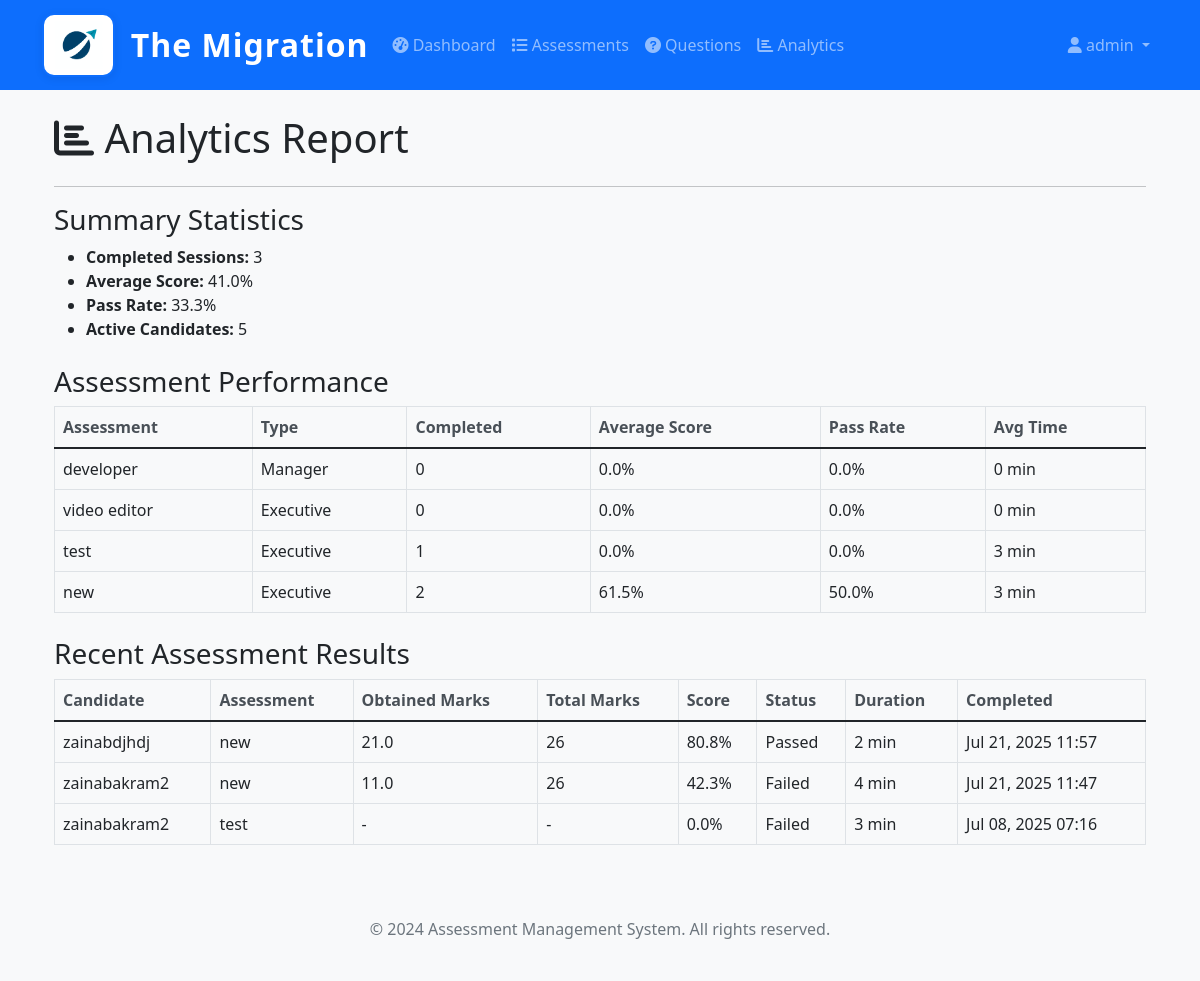
/assessments/admin/analytics/report/ (signed in), run on an earlier commit of the app's database.
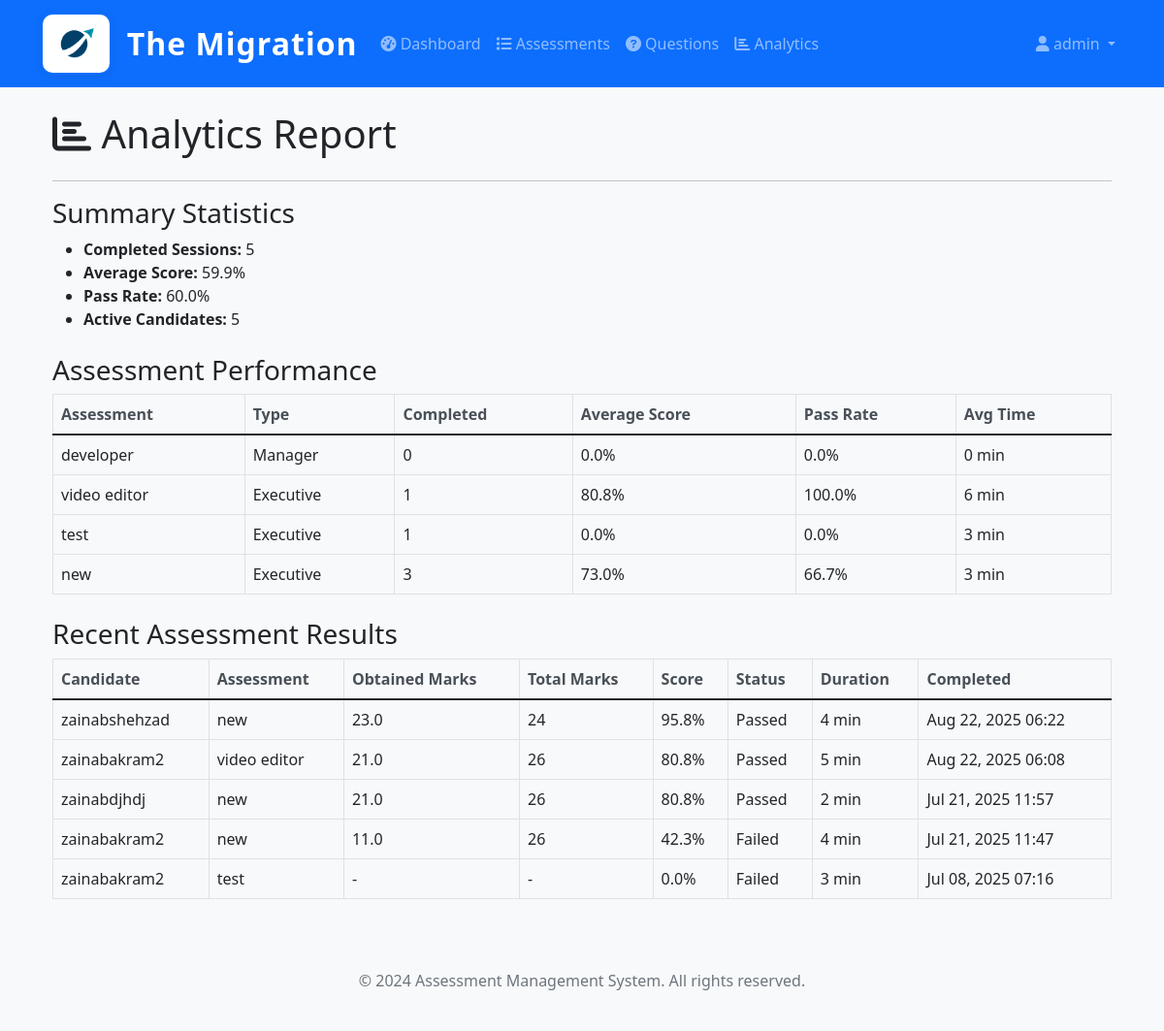
And on a later commit of the database.
### assessments/models.py (models this page shows, shortened)
class Designation(models.Model):
    name = models.CharField(max_length=100, unique=True)
    description = models.TextField(blank=True)
    is_active = models.BooleanField(default=True)
    created_at = models.DateTimeField(auto_now_add=True)
    updated_at = models.DateTimeField(auto_now=True)
    class Meta:
        verbose_name = 'Designation'
        verbose_name_plural = 'Designations'

class Assessment(models.Model):
    name = models.CharField(max_length=200)
    description = models.TextField(blank=True)
    assessment_type = models.ForeignKey(Designation, on_delete=models.CASCADE, related_name='assessments')
    questions = models.ManyToManyField(Question, through='AssessmentQuestion', related_name='assessments')
    time_limit_minutes = models.PositiveIntegerField(default=60)
    randomize_questions = models.BooleanField(default=True)
    pass_threshold = models.FloatField(
        validators=[MinValueValidator(0.0), MaxValueValidator(100.0)],
        help_text="Pass threshold as percentage (0-100)"
    )
    max_attempts = models.PositiveIntegerField(default=1, help_text="Maximum attempts allowed")
    allow_retake = models.BooleanField(default=True, help_text="Allow candidates to retake this assessment")
    show_results_immediately = models.BooleanField(default=True, help_text="Show results immediately after completion")
    is_active = models.BooleanField(default=True)
    instructions = models.TextField(blank=True)
    created_by = models.ForeignKey(CustomUser, on_delete=models.SET_NULL, null=True, related_name='created_assessments')
    created_at = models.DateTimeField(auto_now_add=True)
    updated_at = models.DateTimeField(auto_now=True)
    class Meta:
        verbose_name = 'Assessment'
        verbose_name_plural = 'Assessments'

class AssessmentSession(models.Model):
    STATUS_CHOICES = [
        ('not_started', 'Not Started'),
        ('in_progress', 'In Progress'),
        ('completed', 'Completed'),
        ('expired', 'Expired'),
    ]
    user = models.ForeignKey(CustomUser, on_delete=models.CASCADE, related_name='assessment_sessions')
    assessment = models.ForeignKey(Assessment, on_delete=models.CASCADE, related_name='sessions')
    status = models.CharField(max_length=20, choices=STATUS_CHOICES, default='not_started')
    started_at = models.DateTimeField(auto_now_add=True)
    completed_at = models.DateTimeField(null=True, blank=True)
    time_taken_minutes = models.PositiveIntegerField(null=True, blank=True)
    score = models.FloatField(null=True, blank=True)
    total_points = models.PositiveIntegerField(null=True, blank=True)
    percentage_score = models.FloatField(null=True, blank=True)
    passed = models.BooleanField(null=True, blank=True)
    attempt_number = models.PositiveIntegerField(default=1)
    class Meta:
        verbose_name = 'Assessment Session'
        verbose_name_plural = 'Assessment Sessions'
        unique_together = ['user', 'assessment', 'attempt_number']

### users/models.py (models this page shows, shortened)
class CustomUser(AbstractUser):
    ROLE_CHOICES = (
        ('admin', 'Admin'),
        ('hr_admin', 'HR Admin'),
        ('candidate', 'Candidate'),
        ('reviewer', 'Reviewer'),
    )
    role = models.CharField(max_length=20, choices=ROLE_CHOICES, default='candidate')
    phone = models.CharField(max_length=15, blank=True, null=True)
    department = models.CharField(max_length=100, blank=True, null=True)
    employee_id = models.CharField(max_length=50, blank=True, null=True)
    is_active = models.BooleanField(default=True)
    created_at = models.DateTimeField(auto_now_add=True)
    updated_at = models.DateTimeField(auto_now=True)
    class Meta:
        verbose_name = 'User'
        verbose_name_plural = 'Users'

### assessments/views.py (the view)
    def wrapper(request, *args, **kwargs):
        if not request.user.is_authenticated:
            return HttpResponseRedirect(reverse('admin_login'))
        if not is_authorized_admin(request.user):
            messages.error(request, 'Access denied. Only authorized administrators can access this system.')
            return HttpResponseRedirect(reverse('admin_login'))
        return view_func(request, *args, **kwargs)

### assessments/views.py (called while the page is built)
def is_authorized_admin(user):
    return (user.is_authenticated and
            user.role == 'admin' and
            user.email in AUTHORIZED_ADMIN_EMAILS)

def admin_required(view_func):
    def wrapper(request, *args, **kwargs):
        if not request.user.is_authenticated:
            return HttpResponseRedirect(reverse('admin_login'))
        if not is_authorized_admin(request.user):
            messages.error(request, 'Access denied. Only authorized administrators can access this system.')
            return HttpResponseRedirect(reverse('admin_login'))
        return view_func(request, *args, **kwargs)
    return wrapper

### assessments/templates/assessments/analytics_report.html (shortened to what this page needs)
{% extends 'base.html' %}
{% block content %}
<div class="container mt-4">
    <h1 class="mb-4"><i class="fas fa-chart-bar"></i> Analytics Report</h1>
    <hr>
    <h3>Summary Statistics</h3>
    <ul>
        <li><strong>Completed Sessions:</strong> {{ total_completed_sessions }}</li>
        <li><strong>Average Score:</strong> {{ average_score|floatformat:1 }}%</li>
        <li><strong>Pass Rate:</strong> {{ pass_rate|floatformat:1 }}%</li>
        <li><strong>Active Candidates:</strong> {{ total_candidates }}</li>
    </ul>
    <h3 class="mt-4">Assessment Performance</h3>
    <table class="table table-bordered">
        <thead>
            <tr>
                <th>Assessment</th>
                <th>Type</th>
                <th>Completed</th>
                <th>Average Score</th>
                <th>Pass Rate</th>
                <th>Avg Time</th>
            </tr>
        </thead>
        <tbody>
            {% for assessment in assessment_performance %}
            <tr>
                <td>{{ assessment.name }}</td>
                <td>{{ assessment.assessment_type.name }}</td>
                <td>{{ assessment.completed_count }}</td>
                <td>{{ assessment.avg_score|floatformat:1 }}%</td>
                <td>{{ assessment.pass_rate|floatformat:1 }}%</td>
                <td>{{ assessment.avg_time_minutes|floatformat:0 }} min</td>
            </tr>
            {% endfor %}
        </tbody>
    </table>
    <h3 class="mt-4">Recent Assessment Results</h3>
    <table class="table table-bordered">
        <thead>
            <tr>
                <th>Candidate</th>
                <th>Assessment</th>
                <th>Obtained Marks</th>
                <th>Total Marks</th>
                <th>Score</th>
                <th>Status</th>
                <th>Duration</th>
                <th>Completed</th>
            </tr>
        </thead>
        <tbody>
            {% for result in recent_results %}
            <tr>
                <td>{{ result.user.username }}</td>
                <td>{{ result.assessment.name }}</td>
                <td>{{ result.score|default:'-' }}</td>
                <td>{{ result.total_points|default:'-' }}</td>
                <td>{{ result.percentage_score|floatformat:1 }}%</td>
                <td>{% if result.passed %}Passed{% else %}Failed{% endif %}</td>
                <td>{{ result.duration_minutes|floatformat:0 }} min</td>
                <td>{{ result.completed_at|date:"M d, Y H:i" }}</td>
            </tr>
            {% endfor %}
        </tbody>
    </table>
</div>
{% endblock %}

What changed in the data, as far as the page shows it:
computed for Designation "Executive": completed_count "0" → "1"; avg_score "0.0" → "80.8"; pass_rate "0.0" → "100.0"; avg_time_minutes "0" → "6"; completed_count "2" → "3"; avg_score "61.5" → "73.0"; pass_rate "50.0" → "66.7"
added AssessmentSession: user.username "zainabshehzad", assessment.name "new", score "23.0", total_points "24", percentage_score "95.8", passed "Passed", duration_minutes "4", completed_at "Aug 22, 2025 06:22"
added AssessmentSession: user.username "zainabakram2", assessment.name "video editor", score "21.0", total_points "26", percentage_score "80.8", passed "Passed", duration_minutes "5", completed_at "Aug 22, 2025 06:08"
Also different on the page:
{{ total_completed_sessions }}: "3" → "5"
{{ average_score|floatformat:1 }}: "41.0" → "59.9"
{{ pass_rate|floatformat:1 }}: "33.3" → "60.0"
